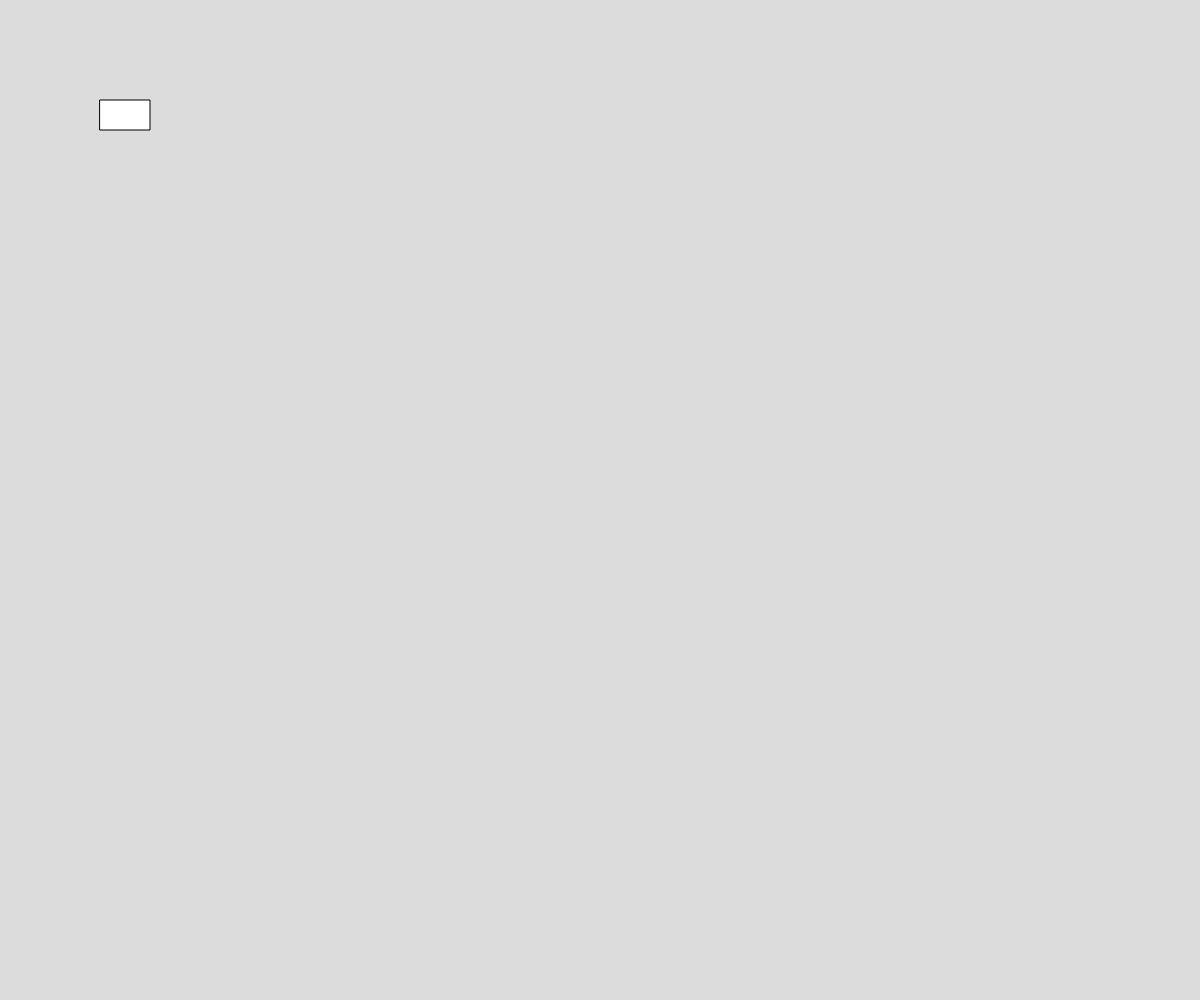
Frame 1 (no input)
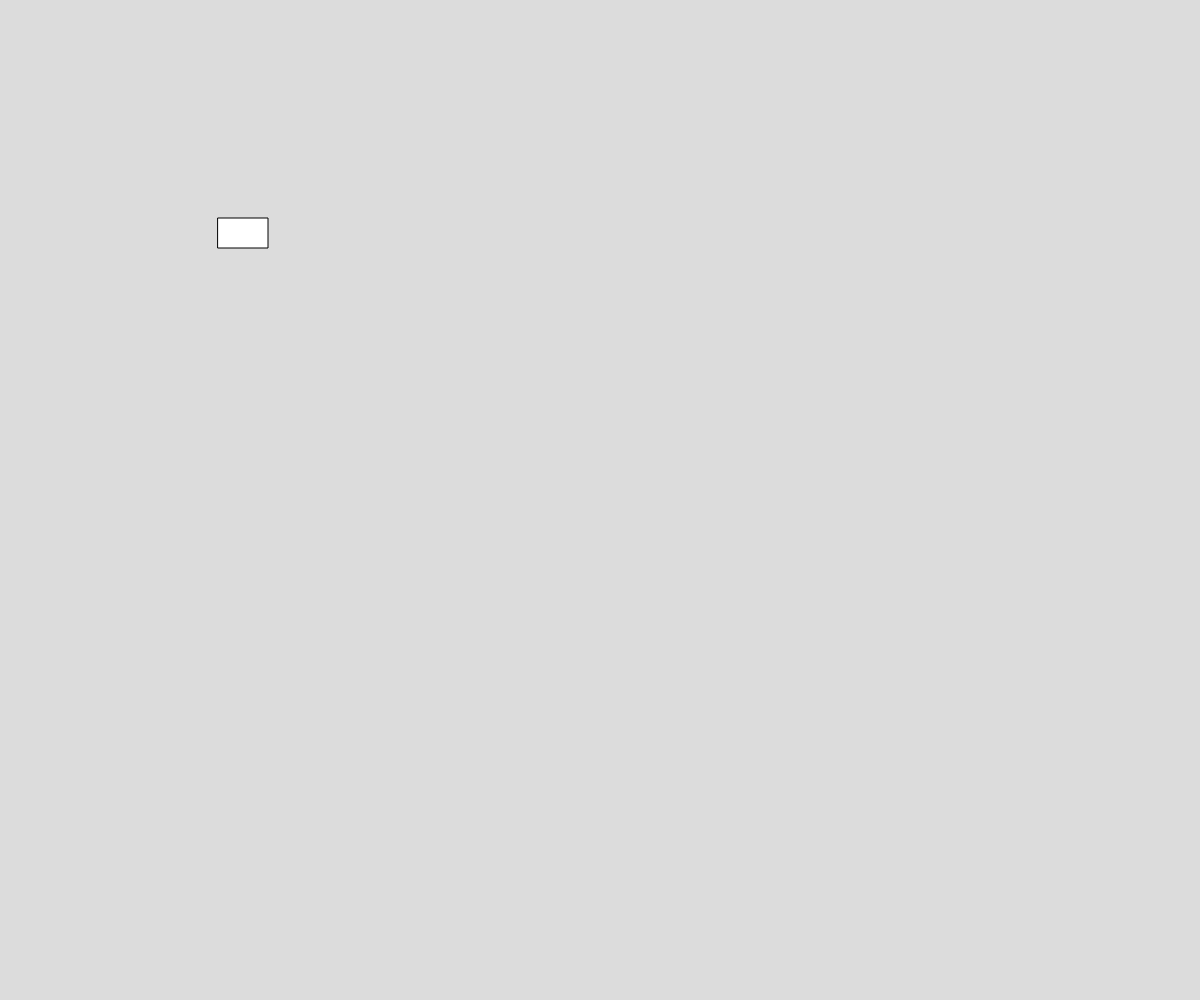
Frame 60 (no input)
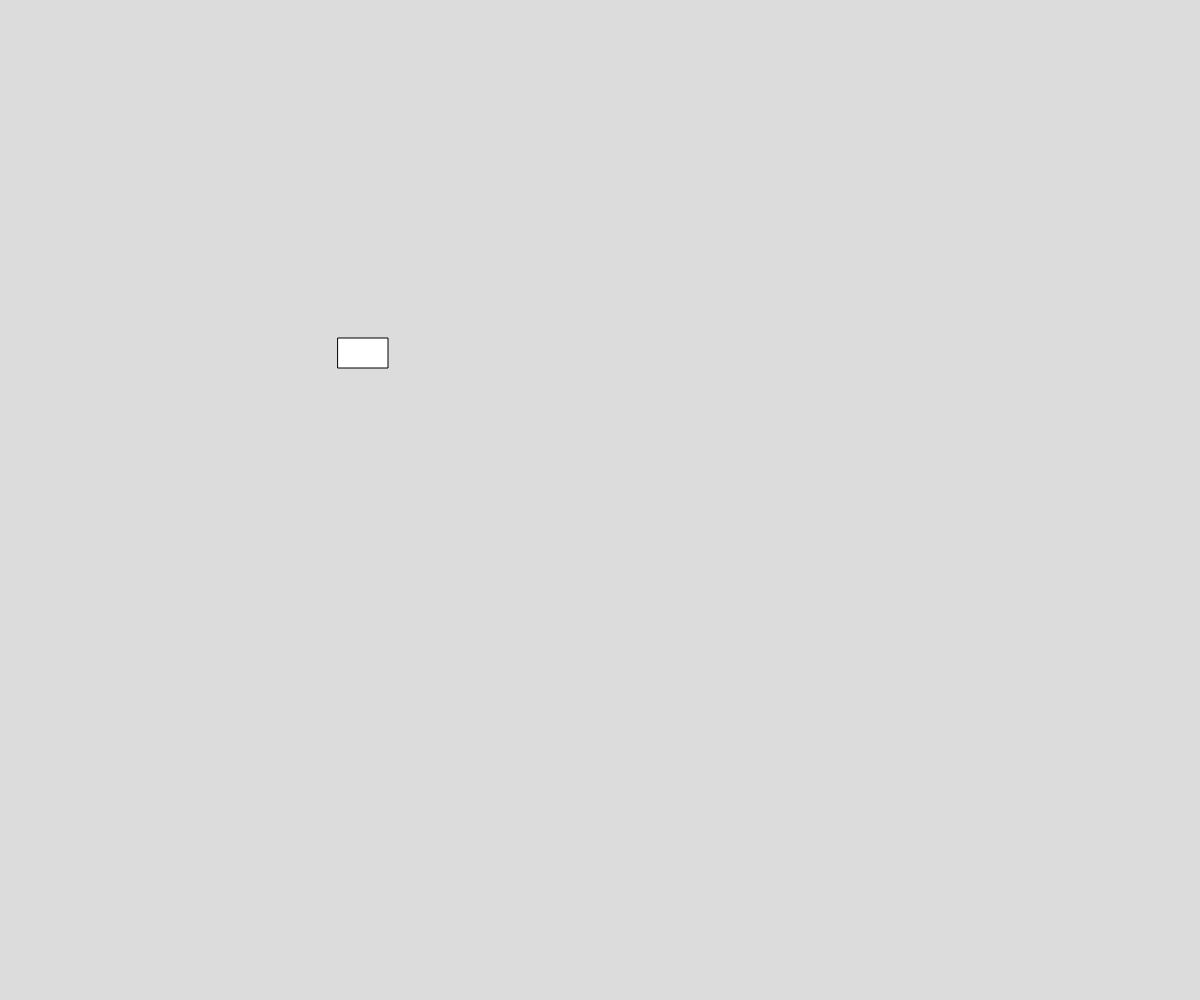
Frame 120 (the mouse pressed at the canvas centre since frame 60)

The p5.js sketch that drew these frames (run headless with seeded random() and noise() and a simulated clock; from frame 60 on, the mouse is pressed at the canvas centre):

// p5.js sketch
// ── sketch.js
let xPos = 100;
let yPos = 100;

let xSpeed = 2;
let ySpeed = 2;

function setup() {
  createCanvas(windowWidth, windowHeight);
}

function draw() {
  background(220);

  let width = 50;
  let height = 30;
  rect(xPos,yPos,width,height)

  // I have no idea tf im doing pls 
  // let img;
  // function preload() {
  //   img = loadimage('C:\Code\stuff\SLiPMiP.github.io\bouncingball\bootlegdvd.png')
  // }
  // function setup() {
  //   image(img, 100, 100, 50, 30)
  // }

  xPos = xPos + xSpeed;
  yPos = yPos + ySpeed;

  // in this case b = beyond
  // "bleft = beyond left"
  let bLeft = xPos < 0;
  let bRight = xPos > windowWidth - width;
  let bBottom = yPos > windowHeight - height;
  let bTop = yPos < 0;

  if (bLeft || bRight) {
    xSpeed = -xSpeed;
  }

  if (bBottom || bTop) {
    ySpeed = -ySpeed;
  }
}
